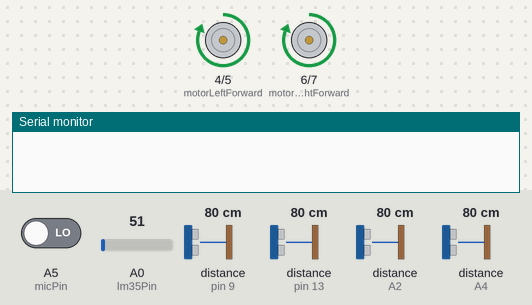
A sketch run on a simulated Arduino Uno, built with avr-gcc and run on an emulated ATmega328P. Shown: motor-driver pin pairs drawn as motors (green arrow = first pin HIGH = forward, orange = second pin HIGH = backward, longer = more drive), the last lines printed to the serial monitor. Inputs (shaded band) come from the test bench; at power-on: A0 (lm35Pin) = 51, distance to the obstacle (sensors on pin 13, A2, pin 9, A4) 80 cm, A5 (micPin) LOW. The echo pulse lasts 58.3 µs per cm.

Above: at 1.2 s.
1.3 s: A0 (lm35Pin) set to 65
At 1.98 s:
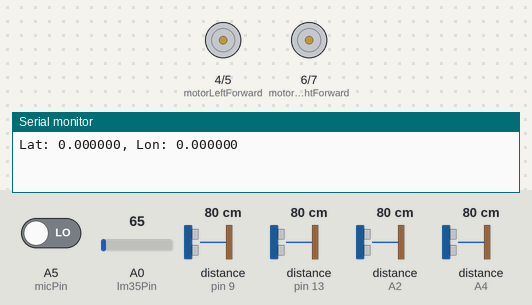
4.3 s: distance to the obstacle (sensor on pin 13) set to 2 cm
At 4.8 s:
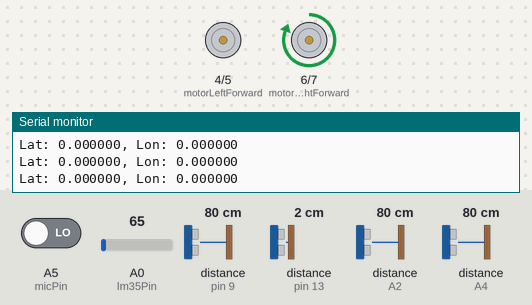
7.3 s: distance to the obstacle (sensor on A2) set to 2 cm
At 8.1 s:
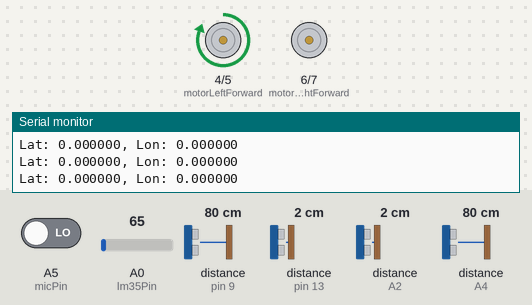
10.3 s: distance to the obstacle (sensor on A2) set to 18 cm
13.3 s: distance to the obstacle (sensor on A2) set to 4 cm
Timing chart, 0 to 17.3 s (numbered marks = the images above; inputs shaded):
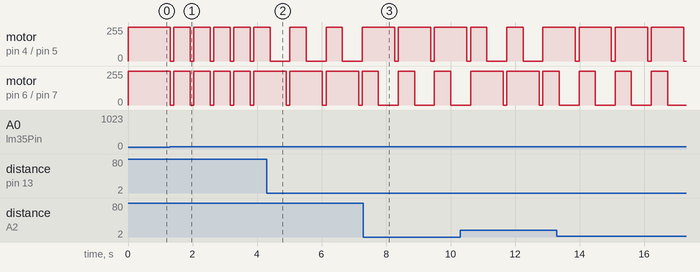

The sketch:

Code.ino
```cpp
#include <NewPing.h>
#include <SoftwareSerial.h>
#include <TinyGPS++.h>

// Pin Definitions
const int trigPins[4] = {A1, 8, A3, 12};
const int echoPins[4] = {A2, 9, A4, 13};
const int lm35Pin = A0;
const int micPin = A5;
const int gpsTxPin = 2;
const int gpsRxPin = 3;
const int btTxPin = 10;
const int btRxPin = 11;

const int motorLeftForward = 4;
const int motorLeftBackward = 5;
const int motorRightForward = 6;
const int motorRightBackward = 7;

// Constants
const int maxDistance = 10; // Maximum distance for obstacle detection (cm)
const double bodyHeatThreshold = 30.0; // Body heat detection threshold (°C)

// Create instances
NewPing sonar[4] = {
    NewPing(trigPins[0], echoPins[0], maxDistance), // Front
    NewPing(trigPins[1], echoPins[1], maxDistance), // Back
    NewPing(trigPins[2], echoPins[2], maxDistance), // Left
    NewPing(trigPins[3], echoPins[3], maxDistance)  // Right
};
SoftwareSerial gpsSerial(gpsTxPin, gpsRxPin);
SoftwareSerial btSerial(btTxPin, btRxPin);
TinyGPSPlus gps;

// A sample NMEA stream for simulation
const char *gpsStream =
"$GPRMC,045103.000,A,3014.1984,N,09749.2872,W,0.67,161.46,030913,,,A*7C\r\n"
"$GPGGA,045104.000,3014.1985,N,09749.2873,W,1,09,1.2,211.6,M,-22.5,M,,0000*62\r\n"
"$GPRMC,045200.000,A,3014.3820,N,09748.9514,W,36.88,65.02,030913,,,A*77\r\n"
"$GPGGA,045201.000,3014.3864,N,09748.9411,W,1,10,1.2,200.8,M,-22.5,M,,0000*6C\r\n"
"$GPRMC,045251.000,A,3014.4275,N,09749.0626,W,0.51,217.94,030913,,,A*7D\r\n"
"$GPGGA,045252.000,3014.4273,N,09749.0628,W,1,09,1.3,206.9,M,-22.5,M,,0000*6F\r\n";

void setup() {
  Serial.begin(9600);
  gpsSerial.begin(9600);
  btSerial.begin(9600);

  // Initialize sensor pins
  pinMode(lm35Pin, INPUT);
  pinMode(micPin, INPUT);

  // Initialize motor pins
  pinMode(motorLeftForward, OUTPUT);
  pinMode(motorLeftBackward, OUTPUT);
  pinMode(motorRightForward, OUTPUT);
  pinMode(motorRightBackward, OUTPUT);

  // Feed the simulated GPS data to the TinyGPS++ library
  for (const char *p = gpsStream; *p; p++) {
    gps.encode(*p);
  }

}

void loop() {
  // Read distances from ultrasonic sensors
  float distances[4];
  for (int i = 0; i < 4; i++) {
    distances[i] = sonar[i].ping_cm();
  }

  // Determine if any obstacles are detected and navigate accordingly
  if (distances[0] > 0 && distances[0] < maxDistance) { // If in front, move right
    turnRight();
    delay(500);
  } else if (distances[2] > 0 && distances[2] < maxDistance) { // If on the left, move right
    turnRight();
    delay(500);
  } else if (distances[3] > 0 && distances[3] < maxDistance) { // If on the right, move left
    turnLeft();
    delay(500);
  }
  moveForward();

  // Read body heat and sound detection
  double bodyHeat = readTemperature();
  bool heatDetected = (bodyHeat >= bodyHeatThreshold);

  bool SoundDetected = readSound();
  //delay(50); // Brief delay for stability

  // If either sound or heat is detected, send GPS location
  if (SoundDetected || heatDetected) {
    stopMotors();

    // Get and send GPS location
    String location = getGPSLocation();
    btSerial.print("Alert! Body detected. Location: ");
    btSerial.println(location);
    Serial.println(location);
    delay(50); // Pause briefly

    // Resume moving forward
    moveForward();
    delay(500);
  }
}

String getGPSLocation() {
  //if (gps.location.isUpdated()) {
    double latitude = gps.location.lat();
    double longitude = gps.location.lng();
    return "Lat: " + String(latitude, 6) + ", Lon: " + String(longitude, 6);
  //}
  //return "No GPS data";
}

void moveForward() {
  digitalWrite(motorLeftForward, HIGH);
  digitalWrite(motorLeftBackward, LOW);
  digitalWrite(motorRightForward, HIGH);
  digitalWrite(motorRightBackward, LOW);
}

void stopMotors() {
  digitalWrite(motorLeftForward, LOW);
  digitalWrite(motorLeftBackward, LOW);
  digitalWrite(motorRightForward, LOW);
  digitalWrite(motorRightBackward, LOW);
}

void turnLeft() {
  digitalWrite(motorLeftForward, LOW);
  digitalWrite(motorLeftBackward, LOW);
  digitalWrite(motorRightForward, HIGH);
  digitalWrite(motorRightBackward, LOW);
}

void turnRight() {
  digitalWrite(motorLeftForward, HIGH);
  digitalWrite(motorLeftBackward, LOW);
  digitalWrite(motorRightForward, LOW);
  digitalWrite(motorRightBackward, LOW);
}

void moveBackward() {
  digitalWrite(motorLeftForward, LOW);
  digitalWrite(motorLeftBackward, HIGH);
  digitalWrite(motorRightForward, LOW);
  digitalWrite(motorRightBackward, HIGH);
}

double readTemperature() {
  int rawValue = analogRead(lm35Pin);
  // Convert the analog reading to voltage (assuming 5V reference)
  float voltage = (rawValue / 1024.0) * 5.0;
  // Convert voltage to temperature (LM35 outputs 10mV/°C)
  float temperature = voltage * 100.0;
  return temperature;
}

bool readSound() {
  return digitalRead(micPin);;
}
```

Measured:
- the behaviour switches between 61 and 62 on A0 (lm35Pin) (found by bisection; images 0 and 1)
- after the input at 1.3 s, motor on pin 4 (motorLeftForward) / pin 5 (motorLeftBackward), motor on pin 6 (motorRightForward) / pin 7 (motorRightBackward): alternates forward 255/255 for 0.51 s and stopped for 0.12 s, starting at once
- after the input at 4.3 s, motor on pin 4 (motorLeftForward) / pin 5 (motorLeftBackward): alternates forward 255/255 for 0.50 s and stopped for 0.62 s, starting after 0.72 s; motor on pin 6 (motorRightForward) / pin 7 (motorRightBackward): alternates forward 255/255 for 1.0 s and stopped for 0.12 s, starting after 0.61 s
